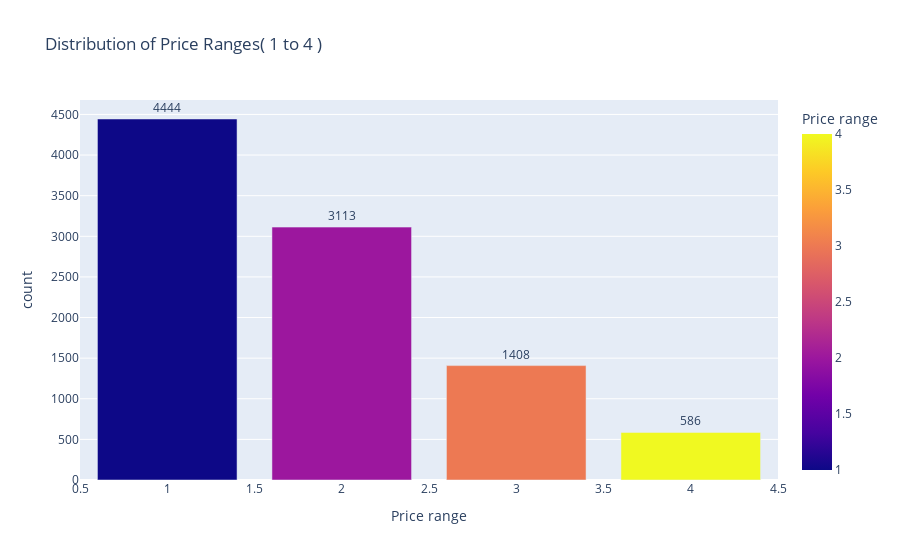

Notebook code for this chart:
### Code cell
price_range = final_df['Price range'].value_counts().reset_index()
price_range.columns = ['Price range','count']


fig = px.bar(price_range, 
             x='Price range', 
             y='count', 
             text='count',
             color='Price range',
             title='Distribution of Price Ranges( 1 to 4 )')

fig.update_traces(textposition='outside')
fig.show()

### Figure 1 — Plotly figure (JSON) as saved in the notebook; plotly's stock layout.template omitted (floating-point values rounded to 4 significant figures)
{"data": [{"hovertemplate": "Price range=%{marker.color}<br>count=%{text}<extra></extra>", "legendgroup": "", "marker": {"color": [1, 2, 3, 4], "coloraxis": "coloraxis", "pattern": {"shape": ""}}, "name": "", "orientation": "v", "showlegend": false, "text": [4444.0, 3113.0, 1408.0, 586.0], "textposition": "outside", "type": "bar", "x": [1, 2, 3, 4], "xaxis": "x", "y": [4444, 3113, 1408, 586], "yaxis": "y"}], "layout": {"barmode": "relative", "coloraxis": {"colorbar": {"title": {"text": "Price range"}}, "colorscale": [[0, "#0d0887"], [0.1111, "#46039f"], [0.2222, "#7201a8"], [0.3333, "#9c179e"], [0.4444, "#bd3786"], [0.5556, "#d8576b"], [0.6667, "#ed7953"], [0.7778, "#fb9f3a"], [0.8889, "#fdca26"], [1, "#f0f921"]]}, "legend": {"tracegroupgap": 0}, "title": {"text": "Distribution of Price Ranges( 1 to 4 )"}, "xaxis": {"anchor": "y", "domain": [0, 1], "title": {"text": "Price range"}}, "yaxis": {"anchor": "x", "domain": [0, 1], "title": {"text": "count"}}}}
